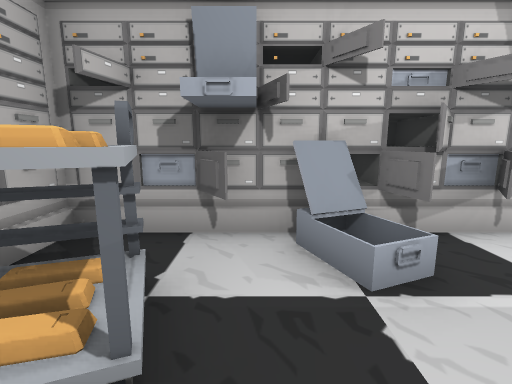
view 1 (above)

13 first-person views from a walk through a scene from a Unity 3-D project. The camera is 1.3 m above the floor, tilts 10° down and sees 85° across. Doors are open. The floor is counted in squares, 1 m on a side. Each view is taken from the middle of a square. On the plan, view 1 faces up. The plan holds only what a view shows up to about 13 squares ahead; the rest is blank. The place goes on beyond the plan. Some surface patterns are stand-ins.

view 2
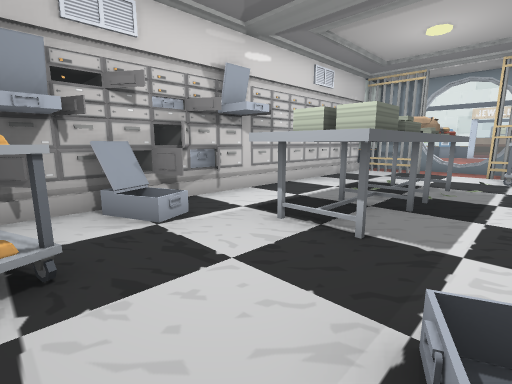

view 3
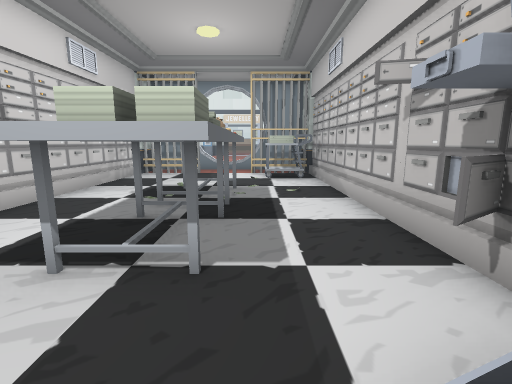

view 4
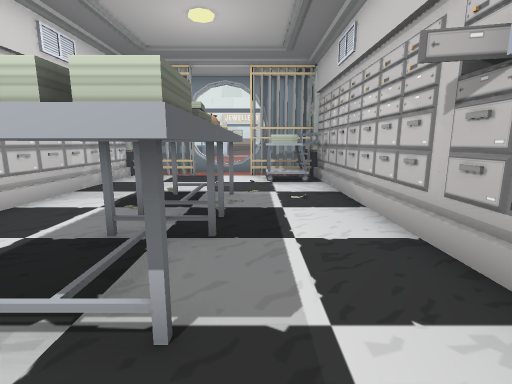

view 5
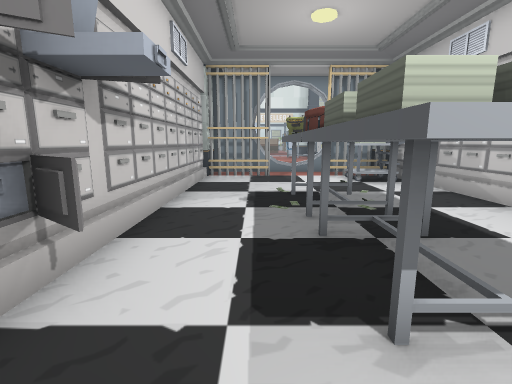

view 6
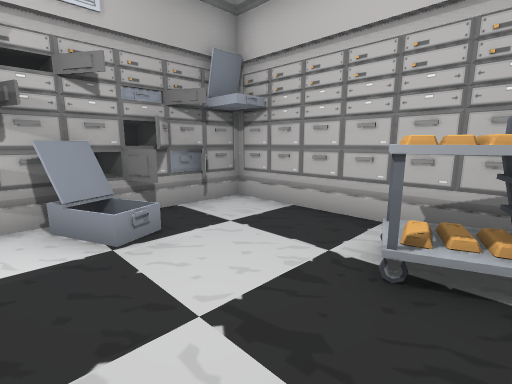

view 7
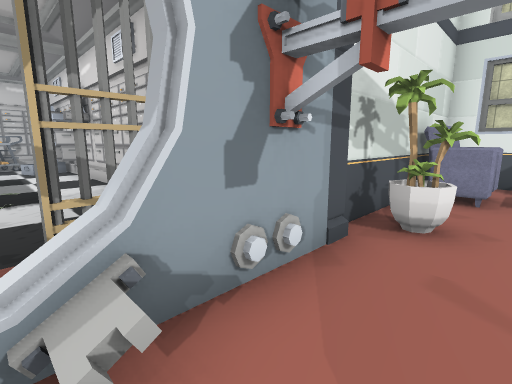

view 8
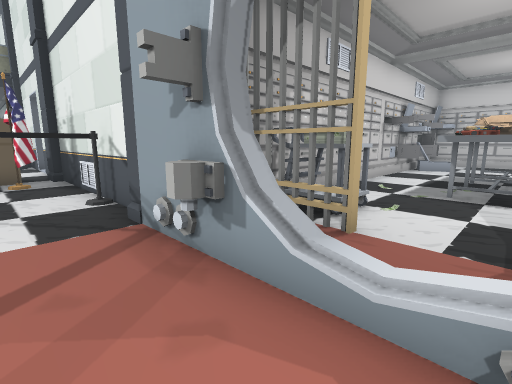

view 9
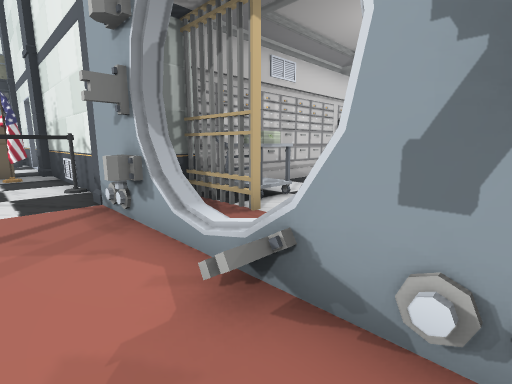

view 10
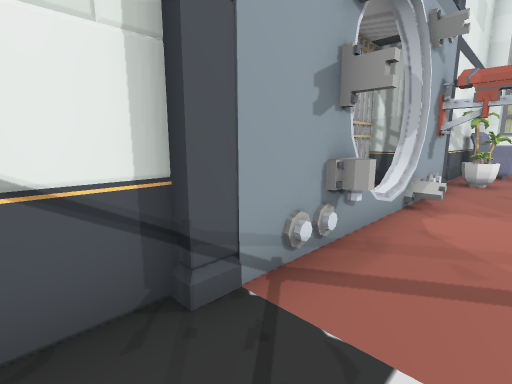

view 11
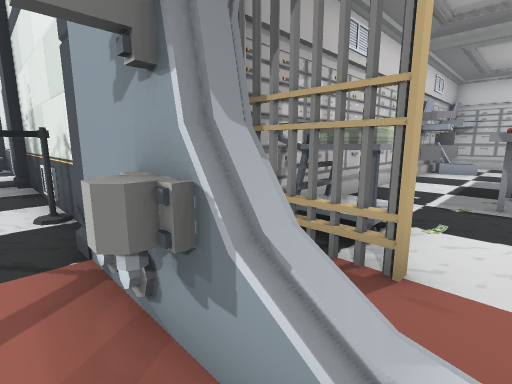

view 12
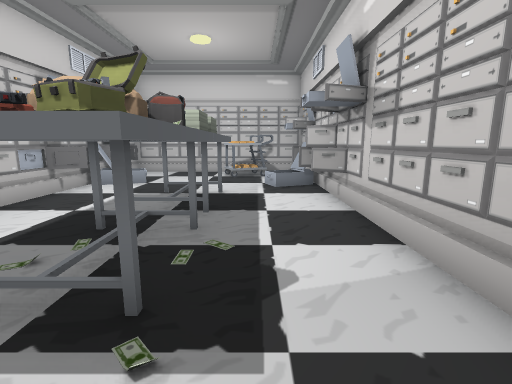

view 13
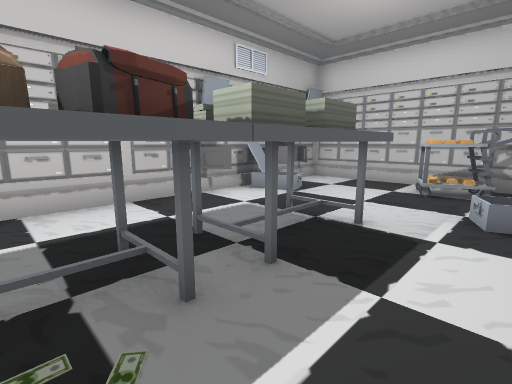

### Floor plan
Key: @ floor where view 1 was taken; # wall or solid block; x gap in a wall; . floor; / step, stairs or slope; D open door; T trolley; B bag; S sofa; P plant; E vent; O other object.
Columns run from 3 left of view 1 to 16 right of it. Each row starts with its distance up from view 1.
 12                   #
 11                  ##
 10                  #S
  9                  #S.
  8                  #S.
  7                  #..
  6                OO#P.
  5 O  OOOO        OO#..
  4 OOOOOOOOOOOOOOO##O..
  3 O...OO.........x.O..
  2 OTT...........DD.#..
  1 OTT..OOOOBBO.....//.
  0 O..@.OOOOBBO...../..
 -1 O..............#.#DD
 -2 O..//.........T#.DDD
 -3 O.OOOOO.......T##DDD
 -4 OOOOOOOOOOOOOOOO ODD
 -5   OOO            O..
 -6                  #O
 -7                  E..
 -8                  #..
 -9                  #O.
-10                  #..
-11                  OOO
-12                   OO
-13                  #.
-14                  D.
-15                  D
-16                  #
-17                  OO

Positions as (right, up) in squares from view 1, and headings:
1: (0, 0), facing up
2: (-1, -2), facing up-right
3: (0, -1), facing right
4: (1, -1), facing right
5: (1, 2), facing right
6: (2, 2), facing down-left
7: (16, 1), facing up-left
8: (16, 1), facing down-left
9: (16, 3), facing down-left
10: (16, -5), facing up-left
11: (15, 0), facing down-left
12: (10, 2), facing left
13: (7, 3), facing down-left
